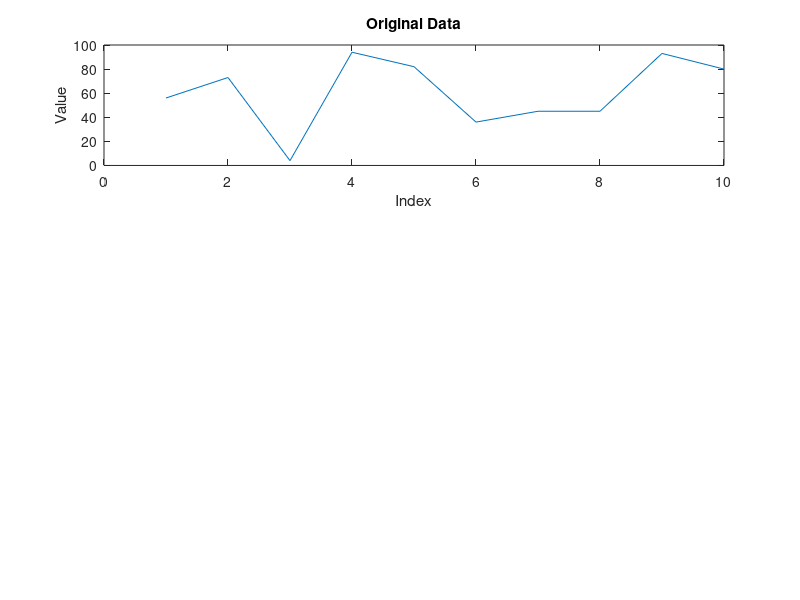

The MATLAB script that drew this image: (Note: this script raises an error after producing the figure.)
% Sorting Visualizer
%
% This program visualizes the process of sorting using different algorithms.

function SortingVisualizer()
    % Define the sorting algorithms to be used
    algorithms = {'Bubble Sort', 'Insertion Sort', 'Selection Sort'};
    
    % Initialize the data for visualization
    data = randi([1, 100], [10, 1]);
    y = zeros(size(data));
    
    % Create a figure with subplots
    fig = figure;
    subplot(3, 1, 1);
    plot(data);
    title('Original Data');
    xlabel('Index');
    ylabel('Value');
    
    % Visualize the sorting process for each algorithm
    for i = 1:length(algorithms)
        switch algorithms{i}
            case 'Bubble Sort'
                [data, y] = bubbleSort(data);
            case 'Insertion Sort'
                [data, y] = insertionSort(data);
            case 'Selection Sort'
                [data, y] = selectionSort(data);
        end
        
        % Update the subplot for each algorithm
        subplot(3, 1, i+1);
        plot(y);
        title([algorithms{i} ' Sorted Data']);
        xlabel('Index');
        ylabel('Value');
    end
    
    % Display the sorting visualizer
    set(fig, 'Position', [0.5, 0.5, 500, 300]);
end

function [data, y] = bubbleSort(data)
    n = length(data);
    for i = 1:n-1
        for j = 1:n-i
            if data(j) > data(j+1)
                temp = data(j);
                data(j) = data(j+1);
                data(j+1) = temp;
                y = [y, temp];
            end
        end
    end
end

function [data, y] = insertionSort(data)
    n = length(data);
    for i = 2:n
        key = data(i);
        j = i-1;
        while (j >= 1) && (data(j) > key)
            data(j+1) = data(j);
            j = j-1;
            y = [y, data(j+1)];
        end
        data(j+1) = key;
    end
end

function [data, y] = selectionSort(data)
    n = length(data);
    for i = 1:n-1
        minIndex = i;
        for j = i+1:n
            if data(j) < data(minIndex)
                minIndex = j;
            end
        end
        temp = data(i);
        data(i) = data(minIndex);
        data(minIndex) = temp;
        y = [y, temp];
    end
end
